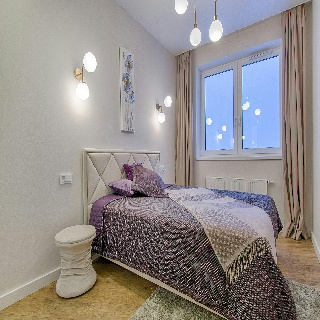
#> input picture example.jpg, 320 x 320 px
$ python layout.py --image_path example.jpg
#> lines starting #> are read from the running program, lines starting #| are printed output that depends on the picture; pictures that were not available may be replaced by others from this repository, and a replacement may not be noted
### spvloc/spvloc_train_test.py
import os

os.environ["KMP_DUPLICATE_LIB_OK"] = "TRUE"
os.environ["CUDA_LAUNCH_BLOCKING"] = "1"

if not os.name == "nt":
    os.environ["PYOPENGL_PLATFORM"] = "osmesa"

import pytorch_lightning as pl
import torch
import glob

from pytorch_lightning import loggers
from pytorch_lightning.callbacks import ModelCheckpoint, TQDMProgressBar

from spvloc.config.defaults import get_cfg_defaults
from spvloc.config.parser import parse_args
from spvloc.model.spvloc import PerspectiveImageFromLayout
import sys


# [10 lines left out: function load_test_checkpoint, not called in this run]

def main_start():


    args = parse_args()


    args.config_file = "configs/config_eval_s3d_perspective.yaml"
    args.test_ckpt = "data/pretrained_models/ckpt_s3d_16_9.ckpt"


    config = get_cfg_defaults()
    config.merge_from_file(args.config_file)
    config.merge_from_list(args.opts)
    config.TEST.SAVE_PLOT_OUTPUT = True
    config.TEST.SAVE_PLOT_DETAILS = True
    config.TEST.PLOT_OUTPUT = True
    config.freeze()


    pl.seed_everything(config.SEED)

    if args.checkpoint_file:
        resume_path = args.checkpoint_file
    else:
        resume_path = None

    model = PerspectiveImageFromLayout(config)

    logger = loggers.TensorBoardLogger(config.OUT_DIR, default_hp_metric=False)
    checkpoint_callback = ModelCheckpoint(save_top_k=1)

    log_inverval = 1 if args.test_ckpt else 20

    trainer = pl.Trainer(
        max_epochs=config.TRAIN.NUM_EPOCHS,
        devices=config.SYSTEM.NUM_GPUS,
        accelerator="auto",
        logger=logger,
        limit_val_batches=1.0,
        num_sanity_val_steps=0,
        check_val_every_n_epoch=config.TRAIN.TEST_EVERY,
        log_every_n_steps=log_inverval,
        callbacks=[checkpoint_callback, TQDMProgressBar(refresh_rate=log_inverval)],
    )

    if args.test_ckpt:
        assert config.SYSTEM.NUM_GPUS == 1
        load_test_checkpoint(args.test_ckpt, model)
        trainer.test(model)
    else:
        # add this to load an old model, if some new parameters have been added, optimizer info is lost
        # load = torch.load(resume_path)
        # model.load_state_dict(load["state_dict"], strict=False)
        # trainer.fit(model)

        trainer.fit(model, ckpt_path=resume_path)


# [2 lines that do not run on import are left out]

### layout.py

from PIL import Image, ImageDraw
from sklearn.cluster import KMeans
from sklearn.metrics import silhouette_score
from sklearn.preprocessing import StandardScaler
from sklearn.utils import shuffle
import cv2

import numpy as np

import os
import sys

import argparse
sys.path.append("spvloc")
from spvloc_train_test import main_start

def main(image_path):

#> called with image_path = 'example.jpg'
    image = cv2.imread(image_path)
#> image is the input picture: shape (320, 320, 3); mean B, G, R 139.2, 141, 146.7


    cv2.imwrite(os.path.join("dataset/scene_03457/2D_rendering/141477/perspective/full/0", "rgb_rawlight.png"),image)
    decoded_img_path = "results/results_ps1200_ch1400_ns1_rad1400_h300/03457/000/02b_dec_n.png"
    os.chdir("spvloc")

    main_start()
#> (the call stopped at in main_start, `args = parse_args()`: spvloc is not available in this run)
    os.chdir("../")


    k = encoded_image_scores(decoded_img_path)

    image = color_clustering(decoded_img_path,k)

    cv2.imshow("Image", image)
    cv2.waitKey(0)


def optimal_number_of_clusters(wcss, silhouette_scores, cluster_range):

    wcss_differences = np.diff(wcss)

    elbow_point = np.argmax(wcss_differences) + 2  # +2 çünkü np.diff uzunluğu bir eksik olur


    best_silhouette_k = cluster_range[np.argmax(silhouette_scores)]

    if abs(best_silhouette_k - elbow_point) <= 1:
        return elbow_point
    else:
        return best_silhouette_k

def encoded_image_scores(image_path):
    image = cv2.imread(image_path)
    image = image[59:202, 0:319]
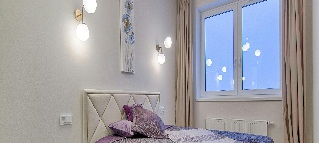
#> image: shape (143, 319, 3); mean B, G, R 163.7, 157.9, 159.2
    image = cv2.resize(image, (320, 320))
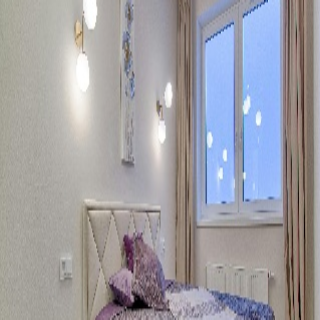
#> image: shape (320, 320, 3); mean B, G, R 163.5, 157.8, 159.1

    image = Image.fromarray(image)

    image = image.convert('RGB')

    image_array = np.array(image)

    pixels = image_array.reshape(-1, 3)

    scaler = StandardScaler()
    pixels_normalized = scaler.fit_transform(pixels)

    pixels_normalized_sample = shuffle(pixels_normalized, random_state=42)[:1000]
#> pixels_normalized_sample = 1000 rows, first 8: [-0.192, 0.127, 0.208], [-0.214, 0.0672, 0.243], [-0.102, 0.127, 0.454], [-0.102, 0.188, 0.278], [-0.911, -1.11, -1.34], [1.99, 0.879, -0.144], [0.594, 0.428, 0.876], [-1.18, -1.17, -0.953]

    k_values = range(2, 6)


    wcss = []
    silhouette_scores = []

    for k in k_values:
        kmeans = KMeans(n_clusters=k, random_state=42)
        clusters = kmeans.fit_predict(pixels_normalized)

        wcss.append(kmeans.inertia_)

        silhouette_sample = kmeans.predict(pixels_normalized_sample)
        silhouette_scores.append(silhouette_score(pixels_normalized_sample, silhouette_sample))
#> after the loop, silhouette_scores = [0.534, 0.544, 0.537, 0.454]; wcss = [151057.1, 97914.3, 72103.2, 62082.9]
    optimal_k = optimal_number_of_clusters(wcss, silhouette_scores, list(k_values))
#> in optimal_number_of_clusters, `wcss_differences = np.diff(wcss)`: wcss_differences = [-53142.8, -25811.1, -10020.3]
#> in optimal_number_of_clusters, `elbow_point = np.argmax(wcss_differences) + 2`: elbow_point = 4
#> in optimal_number_of_clusters, `best_silhouette_k = cluster_range[np.argmax(silhouette_scores)]`: best_silhouette_k = 3
#> optimal_k = 4

    return optimal_k


def color_clustering(image_path,k):
#> called with k = 4
    image = cv2.imread(image_path)
    image = image[59:202, 0:319]
    image = cv2.resize(image, (320,320))


    image_rgb = cv2.cvtColor(image, cv2.COLOR_BGR2RGB)

    pixel_values = image_rgb.reshape((-1, 3))
    pixel_values = np.float32(pixel_values)


    criteria = (cv2.TERM_CRITERIA_EPS + cv2.TERM_CRITERIA_MAX_ITER, 100, 0.2)


    _, labels, centers = cv2.kmeans(pixel_values, k, None, criteria, 10, cv2.KMEANS_RANDOM_CENTERS)
#> centers = [[173.3, 198.1, 243.8], [85.69, 69.19, 69.81], [136.3, 124.8, 122.6], [169.7, 166.7, 165.7]]

    centers = np.uint8(centers)
#> centers = [[173, 198, 243], [85, 69, 69], [136, 124, 122], [169, 166, 165]]
    segmented_image = centers[labels.flatten()]
    segmented_image = segmented_image.reshape(image_rgb.shape)
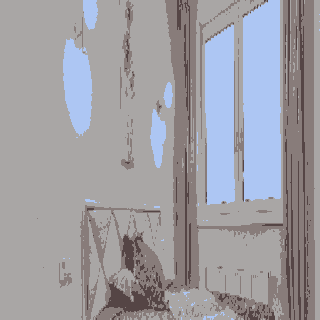
#> segmented_image: shape (320, 320, 3); mean R, G, B 158.5, 157.2, 162.9


    gray_segmented = cv2.cvtColor(segmented_image, cv2.COLOR_RGB2GRAY)
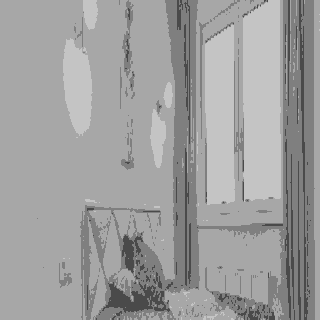
#> gray_segmented: shape (320, 320); min 74, max 196, mean 158.3

    return gray_segmented

def create_key(*args):
    return "_".join(map(str, args))


if __name__ == '__main__':

    parser = argparse.ArgumentParser(description='Layout Project Parser')
    parser.add_argument('--image_path', type=str,help='path to image file',default="")
    args = parser.parse_args()

    main(args.image_path)
